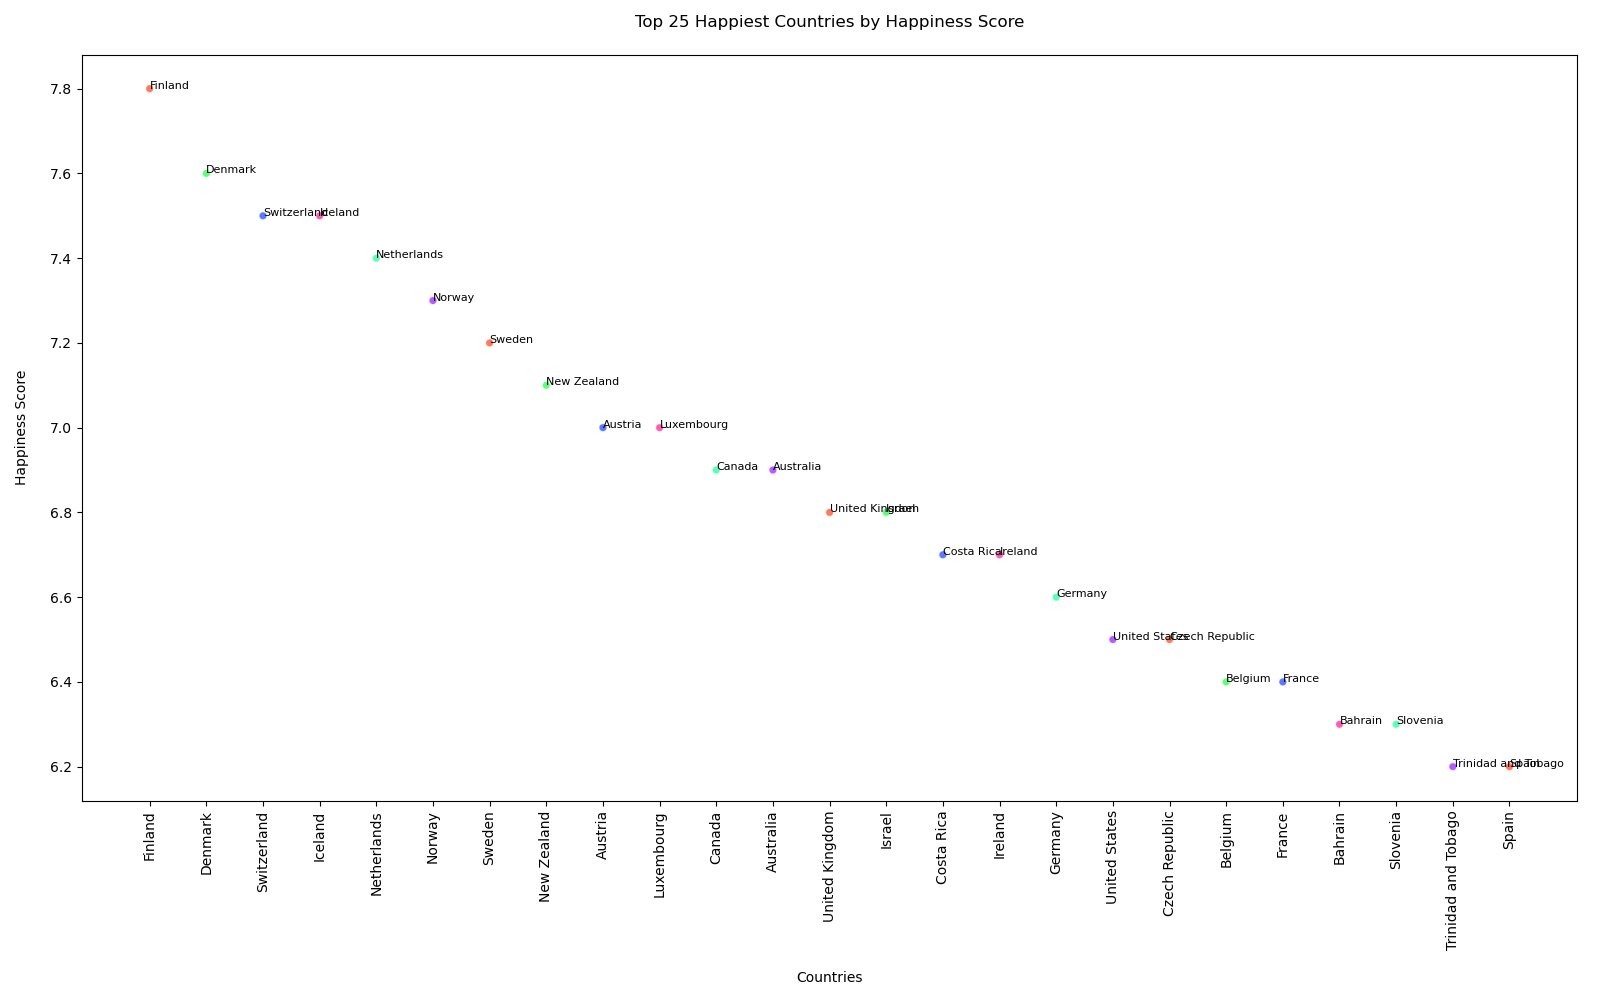

Generate this figure with Python:

import matplotlib.pyplot as plt

# Data
countries = [
    "Finland", "Denmark", "Switzerland", "Iceland", "Netherlands",
    "Norway", "Sweden", "New Zealand", "Austria", "Luxembourg",
    "Canada", "Australia", "United Kingdom", "Israel", "Costa Rica",
    "Ireland", "Germany", "United States", "Czech Republic", "Belgium",
    "France", "Bahrain", "Slovenia", "Trinidad and Tobago", "Spain"
]
happiness_scores = [
    7.8, 7.6, 7.5, 7.5, 7.4,
    7.3, 7.2, 7.1, 7.0, 7.0,
    6.9, 6.9, 6.8, 6.8, 6.7,
    6.7, 6.6, 6.5, 6.5, 6.4,
    6.4, 6.3, 6.3, 6.2, 6.2
]

# Scatter plot
fig, ax = plt.subplots(figsize=(16, 10))
scatter = ax.scatter(
    range(len(happiness_scores)),
    happiness_scores,
    alpha=0.8,
    c=[
        '#FF5733', '#33FF57', '#3357FF', '#FF33A1', '#33FFA1',
        '#A133FF', '#FF5733', '#33FF57', '#3357FF', '#FF33A1',
        '#33FFA1', '#A133FF', '#FF5733', '#33FF57', '#3357FF',
        '#FF33A1', '#33FFA1', '#A133FF', '#FF5733', '#33FF57',
        '#3357FF', '#FF33A1', '#33FFA1', '#A133FF', '#FF5733'
    ],
    edgecolors='w'
)

# Customizing the looks of the plot
ax.set_title('Top 25 Happiest Countries by Happiness Score', pad=20)
ax.set_xlabel('Countries', labelpad=15)
ax.set_ylabel('Happiness Score', labelpad=15)

# Adding the country names as labels next to each point
for i, country in enumerate(countries):
    ax.annotate(country, (i, happiness_scores[i]), fontsize=8)

plt.xticks(range(len(happiness_scores)), countries, rotation=90)
plt.tight_layout()
plt.show()
